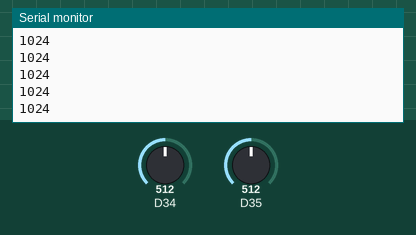
This sketch was run on a simulated Arduino Due. Shown: the last lines printed to the serial monitor. The test bench sets the inputs (shaded band); at power-on: D34 = 512, D35 = 512 (analog values on the 0–1023 scale).

Above: at 1.2 s.
1.3 s: D34 set to 716
At 2.0 s:
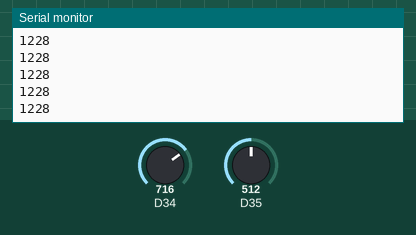
2.8 s: D35 set to 716
At 3.6 s:
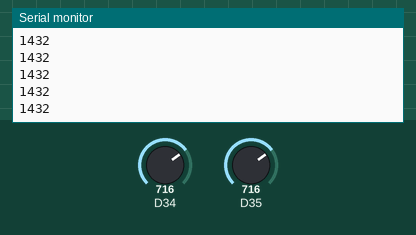
4.3 s: D34 set to 900
At 5.4 s:
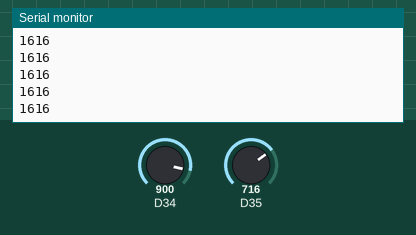
5.8 s: D35 set to 900
At 6.7 s:
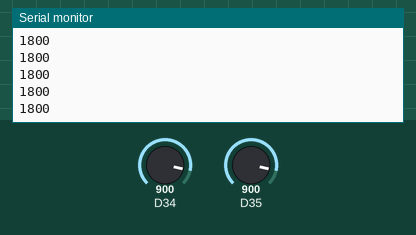
Timing chart, 0 to 8.3 s (numbered marks = the images above; inputs shaded):
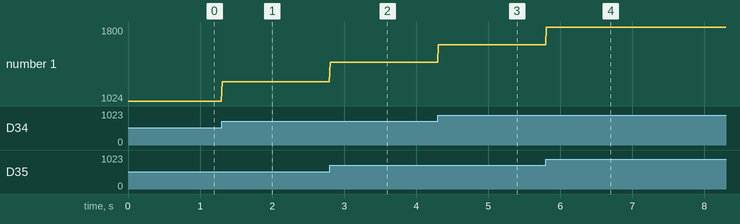

The sketch:

TOMADESE_AL.ino
```cpp
void setup() {
  // Inicializa el puerto serie a 115200 baudios
  Serial.begin(115200);

  // Establece la resolución del ADC del pin 34 a 8 bits
  analogReadResolution(10);
}

void loop() {
  // Lee el valor del pin 34
  int valor1 = analogRead(34);
  int valor2 = analogRead(35);
  int valor = valor1 + valor2;
  // Imprime el valor leído en el monitor serie
  Serial.println(valor);
  delay(10);
}
```

Measured:
- after the input at 1.3 s, the serial monitor: prints a new line at once (image 1)
- after the input at 2.8 s, the serial monitor: prints a new line at once (image 2)
- after the input at 4.3 s, the serial monitor: prints a new line at once (image 3)
- after the input at 5.8 s, the serial monitor: prints a new line at once (image 4)
- plotted number 1: 1024 → 1228 after the input at 1.3 s, 1228 → 1432 after the input at 2.8 s, 1432 → 1616 after the input at 4.3 s, 1616 → 1800 after the input at 5.8 s
